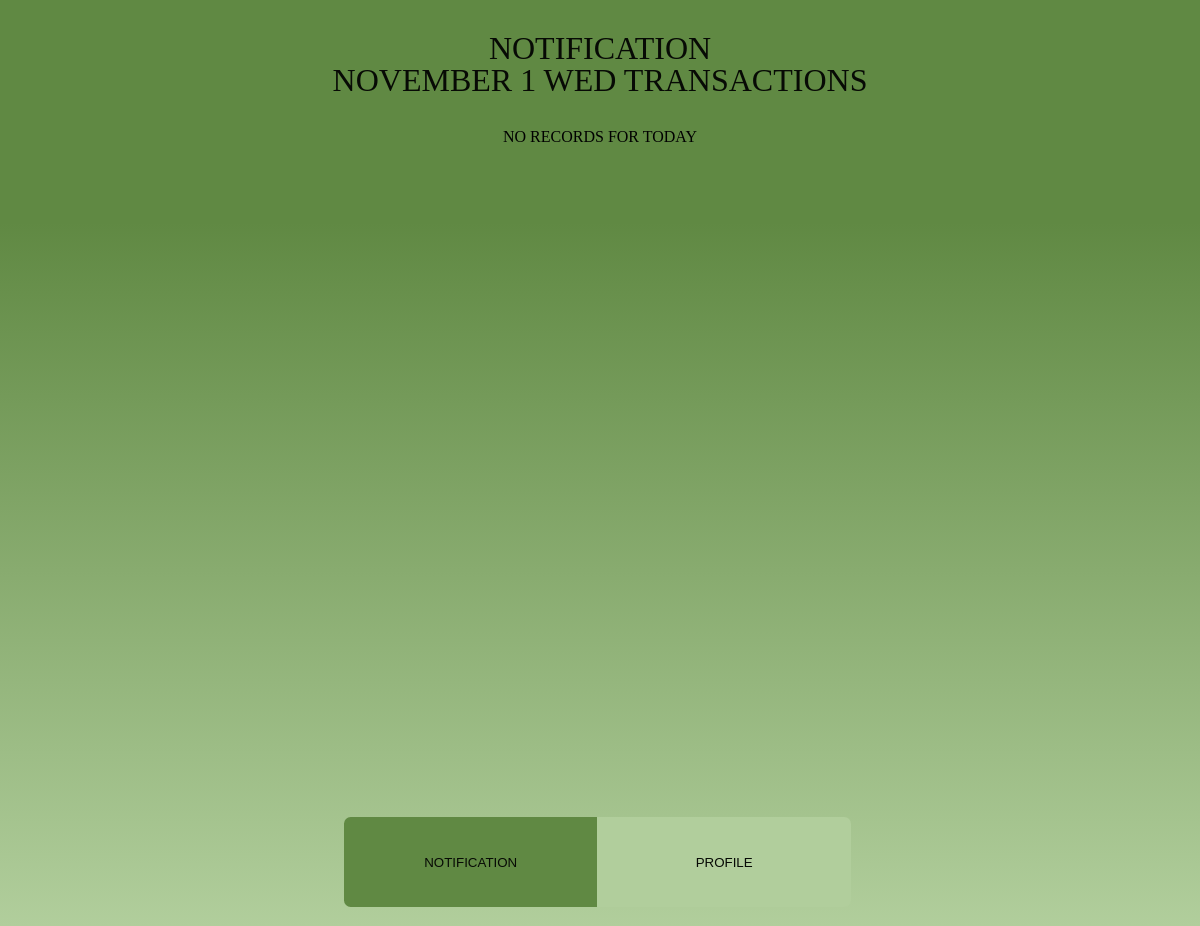
/priotizen_app/notification.php?user_id=4lb8i4du698, run on an earlier commit of the app's database.
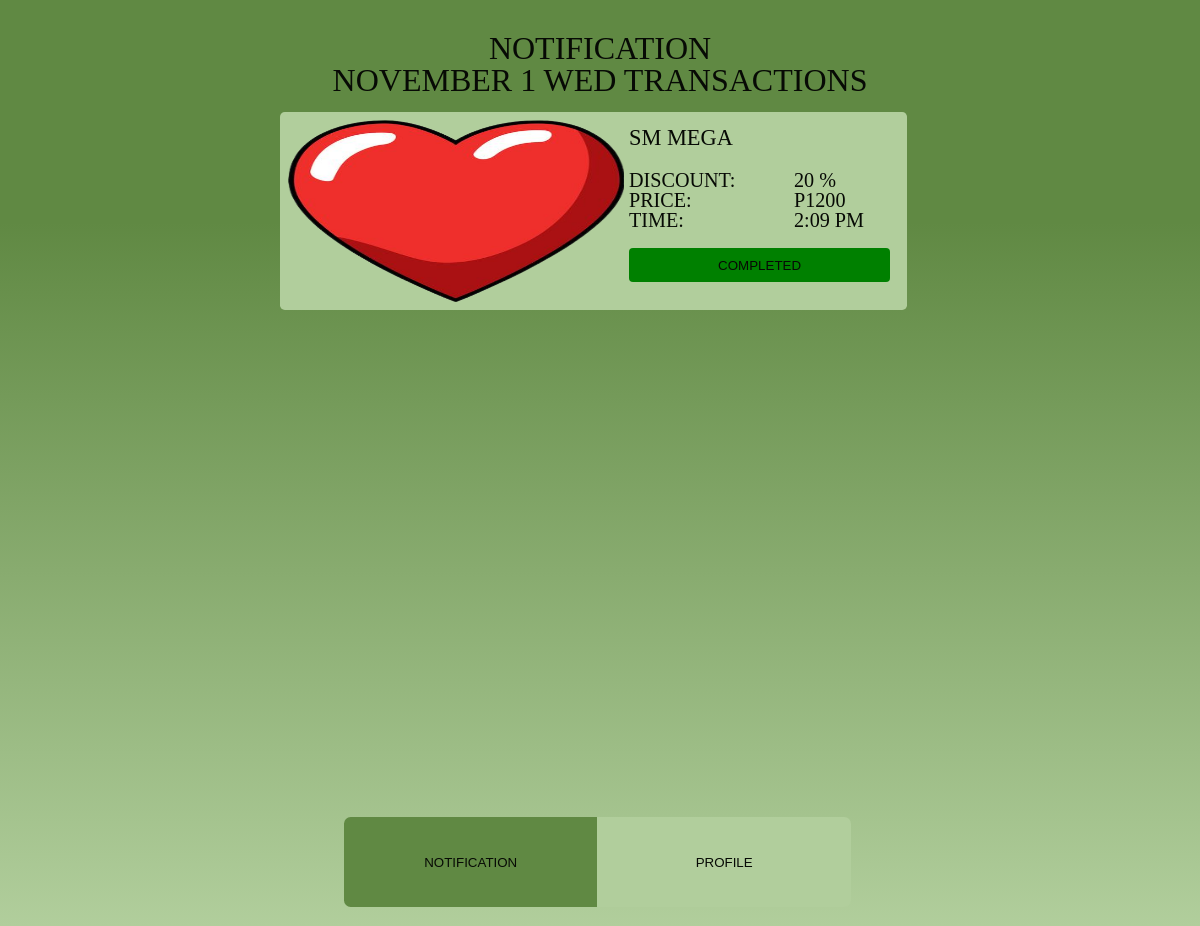
And on a later commit of the database.
### tables this page shows
CREATE TABLE `notification` (
  `id` int(11) NOT NULL,
  `user_id` varchar(45) DEFAULT NULL,
  `company_id` varchar(45) DEFAULT NULL,
  `reciept_id` varchar(20) DEFAULT NULL,
  `status` varchar(15) DEFAULT 'Pending'
);

CREATE TABLE `receipt` (
  `id` int(11) NOT NULL,
  `receipt_id` varchar(20) NOT NULL,
  `price` int(11) NOT NULL,
  `discount` int(11) NOT NULL,
  `img_receipt` varchar(200) NOT NULL,
  `date` timestamp NULL DEFAULT CURRENT_TIMESTAMP,
  `company_id` varchar(45) DEFAULT NULL,
  `user_id` varchar(45) DEFAULT NULL
);

CREATE TABLE `company` (
  `id` int(11) NOT NULL,
  `name` varchar(45) DEFAULT NULL,
  `email` varchar(30) DEFAULT NULL,
  `image` varchar(200) DEFAULT 'image.png',
  `number` varchar(20) DEFAULT '1234567910',
  `store_id` varchar(45) DEFAULT NULL
);

### priotizen_app/notification.php (the view, shortened to what this page needs)
<?php
require('connection.php');
$id = $_SESSION['account_id'];
$date = date('F j D');
$query = "SELECT n.reciept_id as receipt_id, n.user_id as user_id, c.name as company, n.status as status, r.price as price, r.discount as discount, r.img_receipt as receipt, r.date as time_date from notification n INNER JOIN receipt r on n.reciept_id = r.receipt_id INNER JOIN company c on n.company_id=c.store_id where DATE(r.date) = CURDATE() and n.user_id = '$id'";
$queryResults = mysqli_query($conn, $query);
?>
<!DOCTYPE html>
<html lang="en">
<head>
    <link rel="stylesheet" href="css/root.css">
    <link rel="stylesheet" href="css/notification.css">
    <link rel="stylesheet" href="css/confirmation.css" >
</head>
<body>
    <div class="container" >
        <div class="head">
            <p>Notification</p>
            <p><?php echo $date ?> Transactions</p>
        </div>
        <div class="notifications">
        <?php
        if(mysqli_num_rows($queryResults)>0){
            while($row = mysqli_fetch_assoc($queryResults)) { ?>
            <div class="entry" >
                <div class="entryImages">
                    <img src="receipt_img/<?php echo $row['receipt'] ?>" alt="An Image">
                </div>
                <div class="info">
                    <p><?php echo $row['company'] ?></p>
                    <div class="details">
                        <div class="names">
                            <p>discount:</p>
                            <p>price:</p>
                            <p>time:</p>
                        </div>
                        <div class="amounts">
                            <p><?php echo $row['discount']; ?> %</p>
                            <p>P<?php echo $row['price']; ?></p>
                            <?php
                            $time = date('g:i A', strtotime($row['time_date'])); ?>
                            <p><?php echo $time; ?></p>
                        </div>
                    </div>
                    <button <?php echo ($row['status']=="Pending")? "":"disabled"; ?> class="<?php echo "btn".$row['receipt_id'] ?> <?php echo ($row['status']=="Pending")? "paynow":"completed"; ?>"  onclick="payNow('<?php echo $row['receipt_id'] ?>')"><?php echo ($row['status']=="Pending")? "Pay Now":"COMPLETED"; ?></button>
                </div>
            </div>
        <?php }
        }else{
            echo "<p style='text-align:center;'>NO RECORDS FOR TODAY</p>";
        }
        ?>
        </div>
        <div class="buttonNav">
            <button class="active" onclick="goPage('notification')">NOTIFICATION</button>
            <button class="notActive"onclick="goPage('profile')">PROFILE</button>
        </div>
    </div>
</body>
</html>

What changed in the data, as far as the page shows it:
now on this page (row edited): notification: receipt.img_receipt (picture), company.name "SM MEGA", receipt.discount "20", receipt.price "1200", receipt.date "2:09 PM", status "COMPLETED"
Also different on the page:
text no longer shown: "NO RECORDS FOR TODAY"
